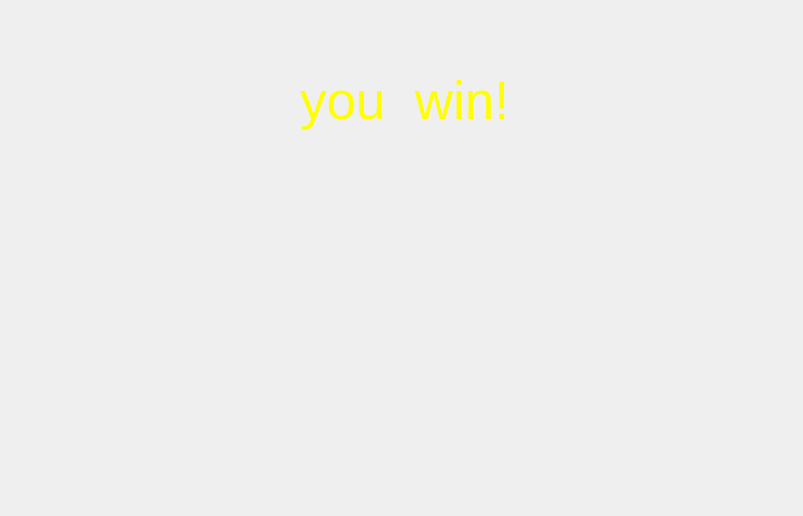
<?xml version="1.0" encoding="UTF-8"?>
<ui version="4.0">
 <class>overdlg2</class>
 <widget class="QDialog" name="overdlg2">
  <property name="geometry">
   <rect>
    <x>0</x>
    <y>0</y>
    <width>803</width>
    <height>516</height>
   </rect>
  </property>
  <property name="windowTitle">
   <string>Dialog</string>
  </property>
  <property name="styleSheet">
   <string notr="true">QDialog#overdlg2{
	background-image: url(:/images/overbk2.png);
}</string>
  </property>
  <widget class="QLabel" name="label">
   <property name="geometry">
    <rect>
     <x>300</x>
     <y>50</y>
     <width>301</width>
     <height>101</height>
    </rect>
   </property>
   <property name="font">
    <font>
     <pointsize>40</pointsize>
    </font>
   </property>
   <property name="styleSheet">
    <string notr="true">color: rgb(255, 255, 0);</string>
   </property>
   <property name="text">
    <string>you  win!</string>
   </property>
  </widget>
 </widget>
 <resources/>
 <connections/>
</ui>
